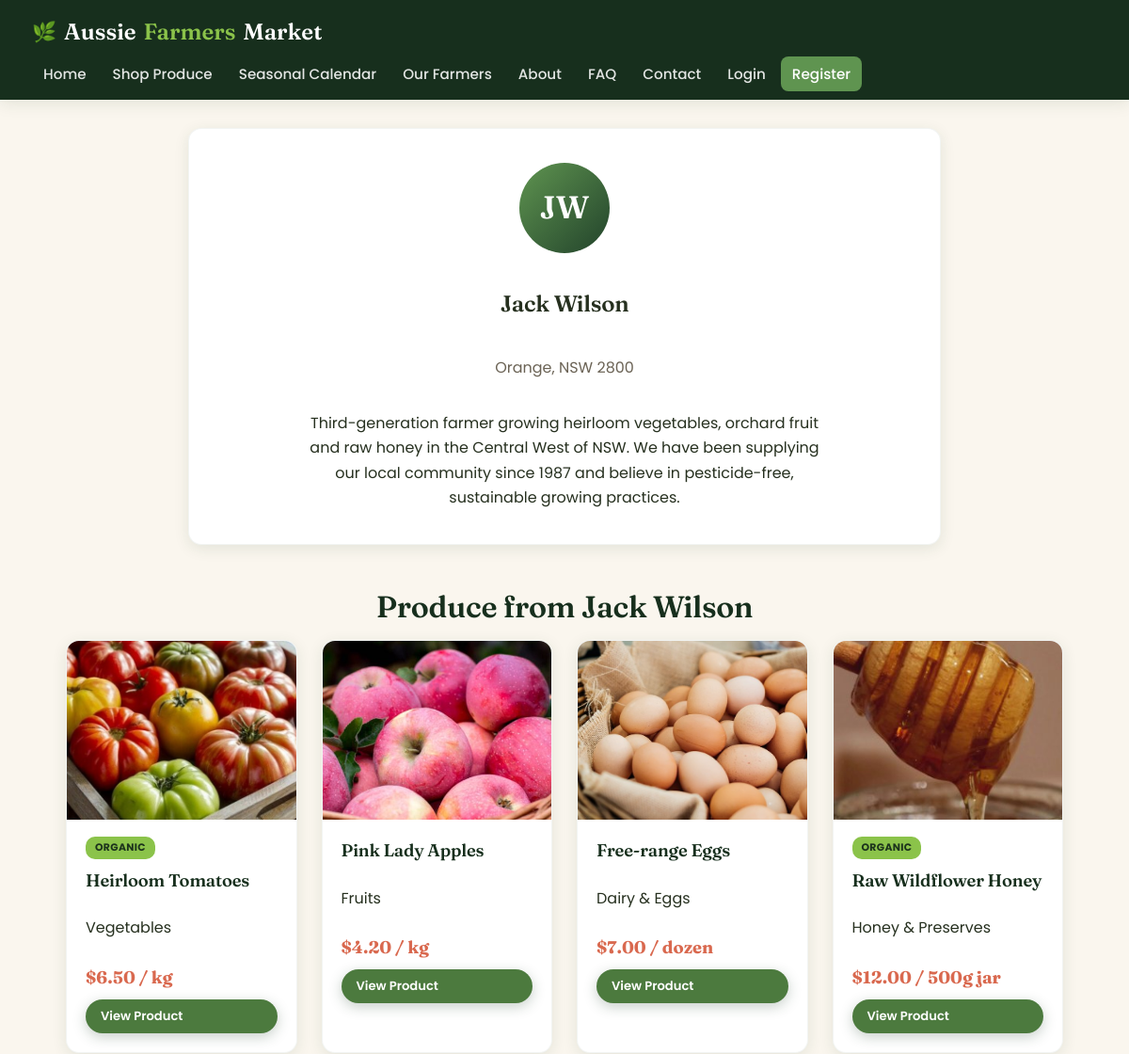
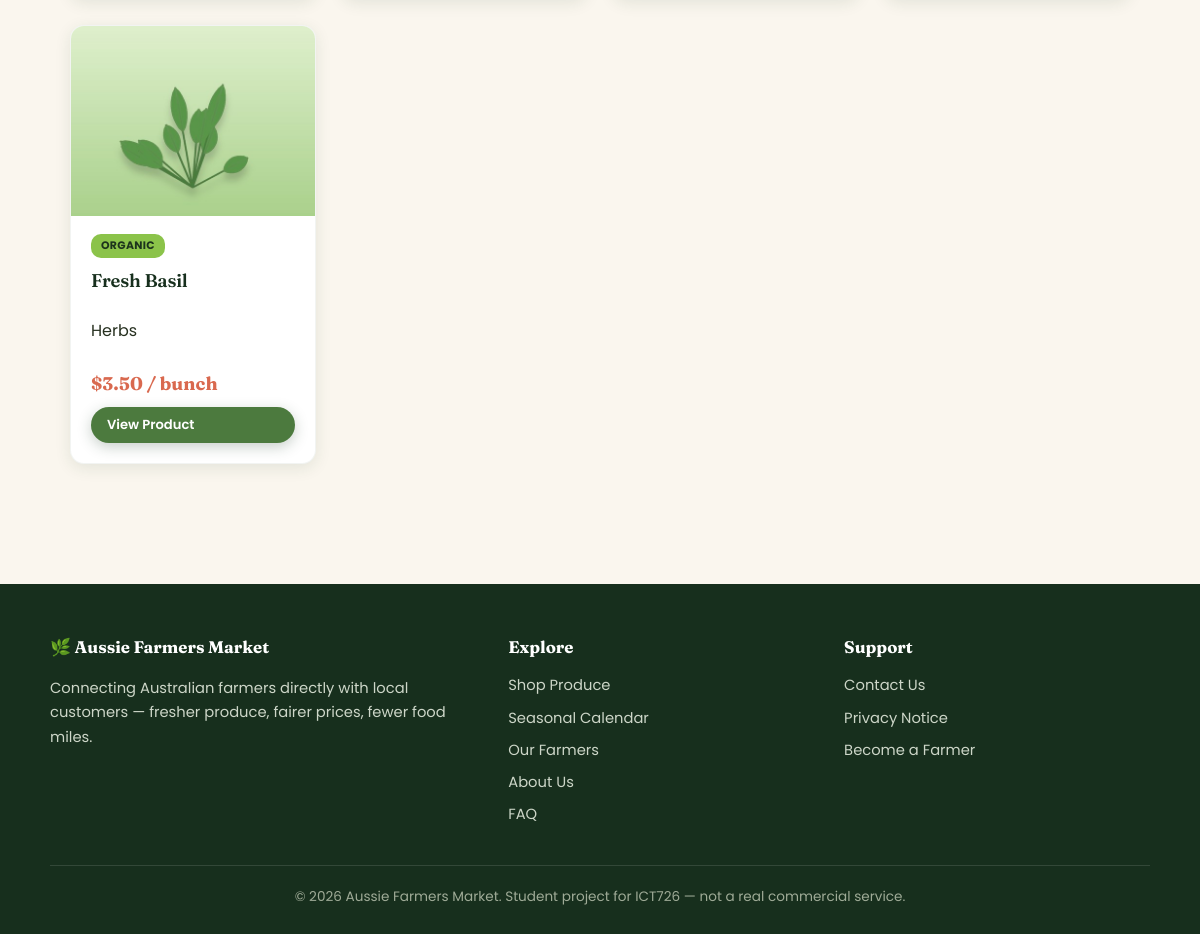
/farmer_profile.php?id=2, run on the app's committed database (2 pictures, top to bottom).
### tables this page shows
CREATE TABLE users (
    user_id INT AUTO_INCREMENT PRIMARY KEY,
    full_name VARCHAR(100) NOT NULL,
    email VARCHAR(150) NOT NULL UNIQUE,
    password VARCHAR(255) NOT NULL,            
    role ENUM('admin','farmer','customer') NOT NULL DEFAULT 'customer',
    phone VARCHAR(20),
    address VARCHAR(255),
    suburb VARCHAR(100),
    state VARCHAR(50),
    postcode VARCHAR(10),
    bio TEXT NULL,                              
    status ENUM('active','suspended') NOT NULL DEFAULT 'active',
    created_at TIMESTAMP DEFAULT CURRENT_TIMESTAMP
);

CREATE TABLE products (
    product_id INT AUTO_INCREMENT PRIMARY KEY,
    farmer_id INT NOT NULL,
    category_id INT,
    product_name VARCHAR(150) NOT NULL,
    description TEXT,
    price DECIMAL(8,2) NOT NULL,
    unit VARCHAR(30) NOT NULL DEFAULT 'kg',    
    stock_quantity INT NOT NULL DEFAULT 0,
    is_organic TINYINT(1) NOT NULL DEFAULT 0,
    image VARCHAR(255) DEFAULT 'default-product.jpg',
    in_season_months VARCHAR(50) NOT NULL DEFAULT '1,2,3,4,5,6,7,8,9,10,11,12',  
    status ENUM('active','inactive') NOT NULL DEFAULT 'active',
    created_at TIMESTAMP DEFAULT CURRENT_TIMESTAMP,
    updated_at TIMESTAMP DEFAULT CURRENT_TIMESTAMP ON UPDATE CURRENT_TIMESTAMP,
    FOREIGN KEY (farmer_id) REFERENCES users(user_id) ON DELETE CASCADE,
    FOREIGN KEY (category_id) REFERENCES categories(category_id) ON DELETE SET NULL
);

CREATE TABLE categories (
    category_id INT AUTO_INCREMENT PRIMARY KEY,
    category_name VARCHAR(80) NOT NULL UNIQUE
);

### includes/functions.php (called while the page is built, shortened)
<?php
function clean($data) {
    return htmlspecialchars(trim($data ?? ''), ENT_QUOTES, 'UTF-8');
}
function format_price($amount) {
    return '$' . number_format((float) $amount, 2);
}

### farmer_profile.php (the view, shortened to what this page needs)
<?php
require_once __DIR__ . '/includes/functions.php';
require_once __DIR__ . '/config/db.php';
$farmerId = (int) ($_GET['id'] ?? 0);
$stmt = $pdo->prepare("SELECT * FROM users WHERE user_id = ? AND role = 'farmer' AND status = 'active'");
$stmt->execute([$farmerId]);
$farmer = $stmt->fetch();
$productsStmt = $pdo->prepare("SELECT p.*, c.category_name FROM products p
                                LEFT JOIN categories c ON p.category_id = c.category_id
                                WHERE p.farmer_id = ? AND p.status = 'active'
                                ORDER BY p.created_at DESC");
$productsStmt->execute([$farmerId]);
$products = $productsStmt->fetchAll();
function initials($name) {
    $parts = explode(' ', trim($name));
    $letters = '';
    foreach (array_slice($parts, 0, 2) as $p) { $letters .= strtoupper(substr($p, 0, 1)); }
    return $letters ?: '?';
}
require_once __DIR__ . '/includes/header.php';
?>
<section class="section" style="padding-top:30px;">
  <div class="card" style="max-width:800px;margin:0 auto 40px;">
    <div class="card-body" style="text-align:center;padding:36px;">
      <div class="farmer-avatar" style="width:96px;height:96px;font-size:2.1rem;"><?php echo clean(initials($farmer['full_name'])); ?></div>
      <h1><?php echo clean($farmer['full_name']); ?></h1>
      <p class="location" style="color:var(--text-muted);"><?php echo clean($farmer['suburb']); ?>, <?php echo clean($farmer['state']); ?> <?php echo clean($farmer['postcode']); ?></p>
      <p style="max-width:560px;margin:16px auto 0;"><?php echo $farmer['bio'] ? nl2br(clean($farmer['bio'])) : 'This farmer hasn\'t shared their story yet.'; ?></p>
    </div>
  </div>
  <h2 class="section-title">Produce from <?php echo clean($farmer['full_name']); ?></h2>
  <?php if (empty($products)): ?>
    <p class="text-center">This farmer doesn't have any active listings right now.</p>
  <?php else: ?>
    <div class="grid">
      <?php foreach ($products as $product): ?>
        <article class="card">
          <img src="<?php echo BASE_URL; ?>/uploads/products/<?php echo clean($product['image']); ?>"
               alt="Photo of <?php echo clean($product['product_name']); ?>"
               onerror="this.src='<?php echo BASE_URL; ?>/assets/images/default-product.jpg'">
          <div class="card-body">
            <?php if ($product['is_organic']): ?><span class="organic-tag">Organic</span><?php endif; ?>
            <h3><?php echo clean($product['product_name']); ?></h3>
            <p><?php echo clean($product['category_name'] ?? 'General'); ?></p>
            <p class="price"><?php echo format_price($product['price']); ?> / <?php echo clean($product['unit']); ?></p>
            <a href="<?php echo BASE_URL; ?>/product.php?id=<?php echo (int) $product['product_id']; ?>" class="btn btn-small">View Product</a>
          </div>
        </article>
      <?php endforeach; ?>
    </div>
  <?php endif; ?>
</section>
<?php require_once __DIR__ . '/includes/footer.php'; ?>

### assets/css/style.css (style rules this page uses)
:root { --green-dark: #22432b; --green-darker: #172f1d; --green: #4c7a3e; --green-mid: #5f9450; --green-light: #8bc34a; --amber: #e2a03f; --amber-dark: #c9832a; --terracotta: #d9694f; --cream: #faf6ee; --cream-deep: #f2ead9; --text-dark: #26301f; --text-muted: #6b6355; --white: #ffffff; --error: #b3261e; --success: #2e7d32; --radius: 14px; --radius-sm: 8px; --shadow: 0 4px 16px rgba(34, 67, 43, 0.10); --shadow-lg: 0 14px 40px rgba(34, 67, 43, 0.18); --font-display: 'Fraunces', Georgia, serif; --font-body: 'Poppins', 'Segoe UI', Roboto, Arial, sans-serif; }
* { box-sizing: border-box; }
body { margin: 0; font-family: var(--font-body); color: var(--text-dark); background: var(--cream); line-height: 1.65; -webkit-font-smoothing: antialiased; }
h1, h2, h3 { font-family: var(--font-display); font-weight: 600; letter-spacing: -0.01em; }
a { color: var(--green-dark); transition: color 0.15s ease; }
.btn { display: inline-block; background: var(--green); color: #fff; padding: 13px 28px; border-radius: 30px; text-decoration: none; border: none; cursor: pointer; font-size: 1rem; font-weight: 600; font-family: var(--font-body); transition: background 0.2s ease, transform 0.15s ease, box-shadow 0.2s ease; box-shadow: 0 4px 14px rgba(34,67,43,0.25); }
.btn-small { padding: 7px 16px; font-size: 0.82rem; border-radius: 20px; }
.section { padding: 60px 0; }
.section-title { text-align: center; margin-bottom: 8px; color: var(--green-darker); font-size: 2rem; }
.grid { display: grid; grid-template-columns: repeat(auto-fit, minmax(240px, 1fr)); gap: 26px; }
.card { background: var(--white); border-radius: var(--radius); box-shadow: var(--shadow); overflow: hidden; display: flex; flex-direction: column; transition: transform 0.22s ease, box-shadow 0.22s ease; border: 1px solid rgba(34,67,43,0.06); }
.card img { width: 100%; height: 190px; object-fit: cover; display: block; }
.card-body { padding: 18px 20px 20px; flex: 1; display: flex; flex-direction: column; }
.card-body h3 { margin: 0 0 6px; font-size: 1.15rem; color: var(--green-darker); }
.price { color: var(--terracotta); font-weight: 700; font-size: 1.15rem; margin: 8px 0; font-family: var(--font-display); }
.organic-tag { display: inline-block; background: var(--green-light); color: #1c331c; font-size: 0.68rem; font-weight: 700; text-transform: uppercase; letter-spacing: 0.03em; padding: 3px 10px; border-radius: 10px; margin-bottom: 8px; width: fit-content; }
.farmer-avatar { width: 78px; height: 78px; border-radius: 50%; background: linear-gradient(135deg, var(--green-mid), var(--green-dark)); color: #fff; display: flex; align-items: center; justify-content: center; font-family: var(--font-display); font-size: 1.7rem; font-weight: 600; margin: 0 auto 14px; }
.card, .category-card, .farmer-card { animation: fadeInUp 0.5s ease both; }

### data on the page
users: full_name "JW", full_name "Jack Wilson", suburb "Orange", state "NSW", postcode "2800", bio "Third-generation farmer growing heirloom vegetables, orchard fruit and raw honey in the Central West of NSW. We have been supplying our local community since 1987 and believe in pesticide-free, sustainable growing practices."
products: image (picture), is_organic "ORGANIC", product_name "Heirloom Tomatoes", category.category_name "Vegetables", price "$6.50", unit "kg"
products: image (picture), product_name "Pink Lady Apples", category.category_name "Fruits", price "$4.20", unit "kg"
products: image (picture), product_name "Free-range Eggs", category.category_name "Dairy & Eggs", price "$7.00", unit "dozen"
products: image (picture), is_organic "ORGANIC", product_name "Raw Wildflower Honey", category.category_name "Honey & Preserves", price "$12.00", unit "500g jar"
products: image (picture), is_organic "ORGANIC", product_name "Fresh Basil", category.category_name "Herbs", price "$3.50", unit "bunch"
